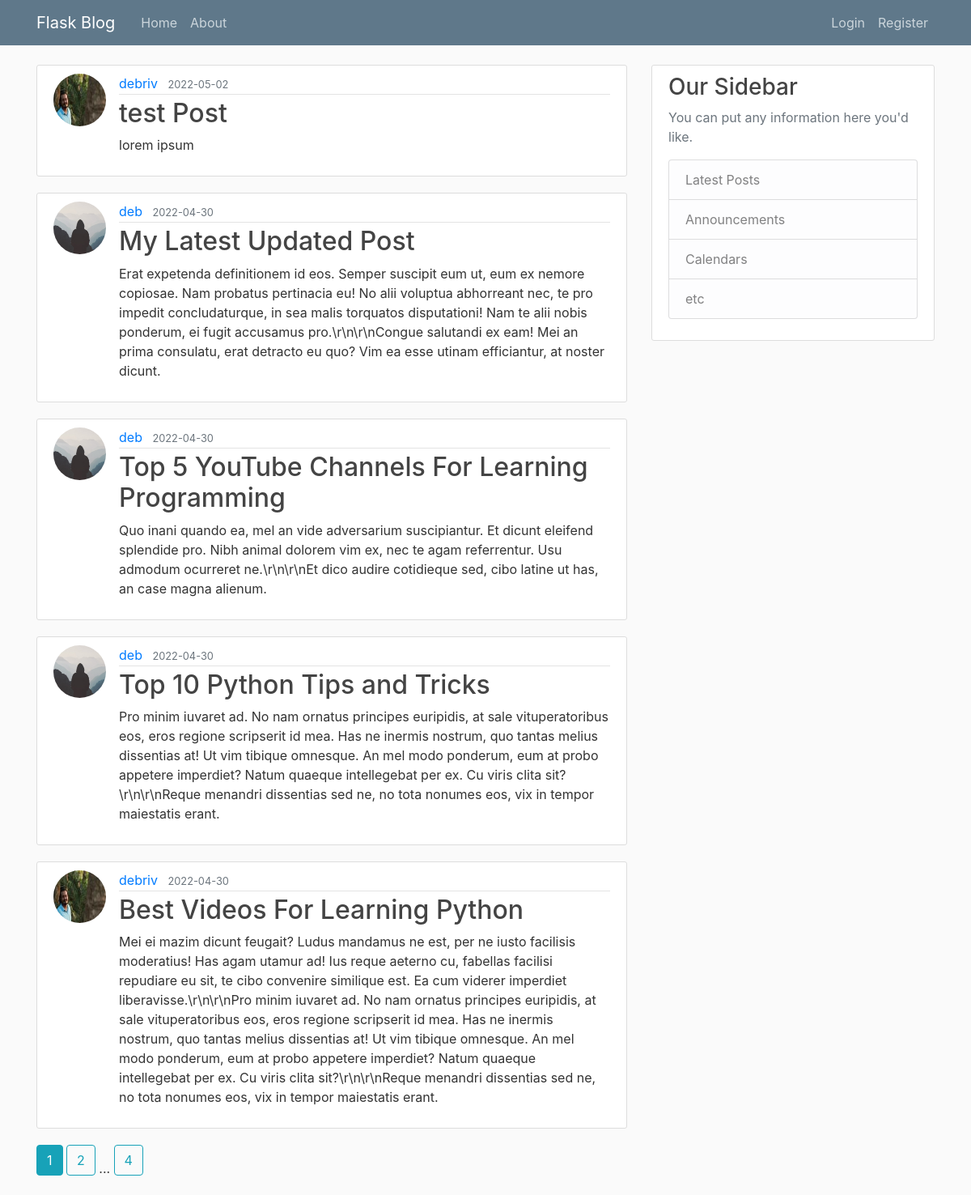
The page /home on the database its author committed.
### flaskblog/models.py (models this page shows, shortened)
class Post(db.Model):
    id = db.Column(db.Integer, primary_key= True)
    title = db.Column(db.String(100), nullable = False)
    date_posted = db.Column(db.DateTime, nullable = False, default = datetime.utcnow)
    content = db.Column(db.Text, nullable= False)
    user_id = db.Column(db.Integer, db.ForeignKey('user.id'), nullable=False)

class User(db.Model, UserMixin):
    id = db.Column(db.Integer, primary_key= True)
    username = db.Column(db.String(20), unique=True, nullable=False)
    email = db.Column(db.String(120), unique=True, nullable=False)
    image_file = db.Column(db.String(20), nullable=False, default='default.jpg')
    password = db.Column(db.String(60), nullable=False)
    posts = db.relationship('Post', backref='author', lazy=True)

### flaskblog/main/routes.py (the view)
@main.route("/")
@main.route("/home")
def home():
    page = request.args.get('page', 1, type=int)
    posts = Post.query.order_by(Post.date_posted.desc()).paginate(page=page, per_page=5)
    return render_template('home.html', posts=posts)

### flaskblog/templates/home.html
{% extends "layout.html" %}
{% block content %}
    {% for post in posts.items %}
        <article class="media content-section">
            <img class="rounded-circle article-img" src="{{ url_for('static', filename='profile_pics/' + post.author.image_file) }}">
            <div class="media-body">
                <div class="article-metadata">
                    <a class="mr-2" href="{{ url_for('users.user_posts', username=post.author.username) }}">{{ post.author.username }}</a>
                    <small class="text-muted">{{ post.date_posted.strftime('%Y-%m-%d') }}</small>
                </div>
                <h2><a class="article-title" href="{{ url_for('posts.post', post_id=post.id) }}">{{ post.title }}</a></h2>
                <p class="article-content">{{ post.content }}</p>
            </div>
        </article>
    {% endfor %}
    {% for page_num in posts.iter_pages(left_edge=1, right_edge=1, left_current=1, right_current=2 ) %}
        {% if page_num %}
            {% if posts.page == page_num %}
                <a class="btn btn-info mb-4" href="{{ url_for('main.home', page=page_num) }}">{{ page_num }}</a>
            {% else %}
                <a class="btn btn-outline-info mb-4" href="{{ url_for('main.home', page=page_num) }}">{{ page_num }}</a>
            {% endif %}
        {% else %}
        ...
        {% endif %}
    {% endfor %}
{% endblock content %}

### flaskblog/templates/layout.html (shortened to what this page needs)
<!DOCTYPE html>
<html>
<head>
    <link rel="stylesheet" href="https://maxcdn.bootstrapcdn.com/bootstrap/4.0.0/css/bootstrap.min.css">
    <link rel="stylesheet" type="text/css" href="{{ url_for('static', filename='main.css') }}">
</head>
<body>
    <header class="site-header">
      <nav class="navbar navbar-expand-md navbar-dark bg-steel fixed-top">
        <div class="container">
          <a class="navbar-brand mr-4" href="/">Flask Blog</a>
          <div class="collapse navbar-collapse" id="navbarToggle">
            <div class="navbar-nav mr-auto">
              <a class="nav-item nav-link" href="{{ url_for('main.home') }}">Home</a>
              <a class="nav-item nav-link" href="{{ url_for('main.about') }}">About</a>
            </div>
            <div class="navbar-nav">
              {% if current_user.is_authenticated %}
                <a class="nav-item nav-link" href="{{ url_for('posts.new_post') }}">New Post</a>
                <a class="nav-item nav-link" href="{{ url_for('users.account') }}">Account</a>
                <a class="nav-item nav-link" href="{{ url_for('users.logout') }}">Logout</a>
              {% else %}
                <a class="nav-item nav-link" href="{{ url_for('users.login') }}">Login</a>
                <a class="nav-item nav-link" href="{{ url_for('users.register') }}">Register</a>
              {% endif %}
            </div>
          </div>
        </div>
      </nav>
    </header>
    <main role="main" class="container">
      <div class="row">
        <div class="col-md-8">
          {% block content %}{% endblock %}
        </div>
        <div class="col-md-4">
          <div class="content-section">
            <h3>Our Sidebar</h3>
            <p class='text-muted'>You can put any information here you'd like.
              <ul class="list-group">
                <li class="list-group-item list-group-item-light">Latest Posts</li>
                <li class="list-group-item list-group-item-light">Announcements</li>
                <li class="list-group-item list-group-item-light">Calendars</li>
                <li class="list-group-item list-group-item-light">etc</li>
              </ul>
            </p>
          </div>
        </div>
      </div>
    </main>
</body>
</html>

### flaskblog/static/main.css (style rules this page uses)
body { background: #fafafa; color: #333333; margin-top: 5rem; }
h1, h2, h3, h4, h5, h6 { color: #444444; }
.bg-steel { background-color: #5f788a; }
.site-header .navbar-nav .nav-link { color: #cbd5db; }
.content-section { background: #ffffff; padding: 10px 20px; border: 1px solid #dddddd; border-radius: 3px; margin-bottom: 20px; }
.article-title { color: #444444; }
.article-content { white-space: pre-line; }
.article-img { height: 65px; width: 65px; margin-right: 16px; }
.article-metadata { padding-bottom: 1px; margin-bottom: 4px; border-bottom: 1px solid #e3e3e3 }

### rows shown on the page
Post: image_file (picture), author.username "debriv", date_posted "2022-05-02", title "test Post", content "lorem ipsum"
Post: image_file (placeholder picture), author.username "deb", date_posted "2022-04-30", title "My Latest Updated Post", content "Erat expetenda definitionem id eos. Semper suscipit eum ut, eum ex nemore copiosae. Nam probatus pertinacia eu! No alii voluptua abhorreant nec, te pro impedit concludaturque, in sea malis torquatos disputationi! Nam te alii nobis ponderum, ei fugit accusamus pro.\\r\\n\\r\\nCongue salutandi ex eam! Mei an prima consulatu, erat detracto eu quo? Vim ea esse utinam efficiantur, at noster dicunt."
Post: image_file (placeholder picture), author.username "deb", date_posted "2022-04-30", title "Top 5 YouTube Channels For Learning Programming", content "Quo inani quando ea, mel an vide adversarium suscipiantur. Et dicunt eleifend splendide pro. Nibh animal dolorem vim ex, nec te agam referrentur. Usu admodum ocurreret ne.\\r\\n\\r\\nEt dico audire cotidieque sed, cibo latine ut has, an case magna alienum."
Post: image_file (placeholder picture), author.username "deb", date_posted "2022-04-30", title "Top 10 Python Tips and Tricks", content "Pro minim iuvaret ad. No nam ornatus principes euripidis, at sale vituperatoribus eos, eros regione scripserit id mea. Has ne inermis nostrum, quo tantas melius dissentias at! Ut vim tibique omnesque. An mel modo ponderum, eum at probo appetere imperdiet? Natum quaeque intellegebat per ex. Cu viris clita sit?\\r\\n\\r\\nReque menandri dissentias sed ne, no tota nonumes eos, vix in tempor maiestatis erant."
Post: image_file (picture), author.username "debriv", date_posted "2022-04-30", title "Best Videos For Learning Python", content "Mei ei mazim dicunt feugait? Ludus mandamus ne est, per ne iusto facilisis moderatius! Has agam utamur ad! Ius reque aeterno cu, fabellas facilisi repudiare eu sit, te cibo convenire similique est. Ea cum viderer imperdiet liberavisse.\\r\\n\\r\\nPro minim iuvaret ad. No nam ornatus principes euripidis, at sale vituperatoribus eos, eros regione scripserit id mea. Has ne inermis nostrum, quo tantas melius dissentias at! Ut vim tibique omnesque. An mel modo ponderum, eum at probo appetere imperdiet? Natum quaeque intellegebat per ex. Cu viris clita sit?\\r\\n\\r\\nReque menandri dissentias sed ne, no tota nonumes eos, vix in tempor maiestatis erant."

### other values the page prints
{{ page_num }} "1"
{{ page_num }} "2" "4"
